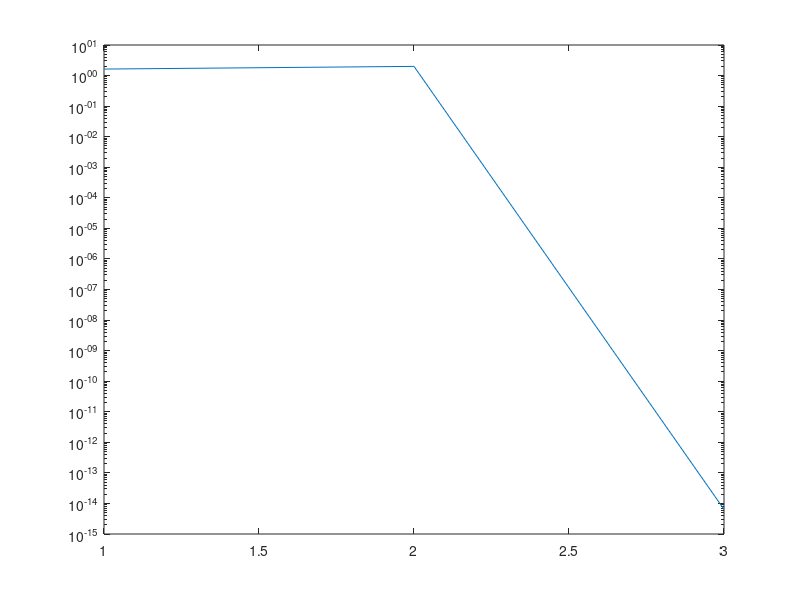

MATLAB code to generate this figure:
clc,clear;
close all;

x_init=[4;6;2];
A=[1,3,4
   3,2,3
   4,3,4];
b=[3;2;6];
x=x_init;
k=1;
v(k)={b-A*x};  % 残差，梯度f'(x)=A*x+b,令f'(x)=0，即A*x+b=0，则残差b-A*x就表示x接近于精确解x*的远近
u(k)=v(k);
epsilon=1e-6;
while norm(cell2mat(v(k)),2) > epsilon
   alpha=cell2mat(v(k))'*cell2mat(v(k))/(cell2mat(u(k))'*A*cell2mat(u(k)));
   x=x+alpha*cell2mat(u(k));
   v(k+1)={cell2mat(v(k))-alpha*A*cell2mat(u(k))};
   beta=cell2mat(v(k+1))'*cell2mat(v(k+1))/(cell2mat(v(k))'*cell2mat(v(k)));  
   u(k+1)={cell2mat(v(k+1))+beta*cell2mat(u(k))};
   disp_txt = strcat('(x1,x2,x3)：(',num2str(x(1)),', ',num2str(x(2)),', ',num2str(x(3)),')',', ||v(k)||^2：', num2str(norm(cell2mat(v(k+1)),2)));
   disp(disp_txt);
   gradient_disp(k)=norm(cell2mat(v(k+1)),2);
   k=k+1;
end
semilogy(1:length(gradient_disp),gradient_disp);

% function y=f1(A,b,x)
%     y=1/2*x'*A*x+b'*x;
% end